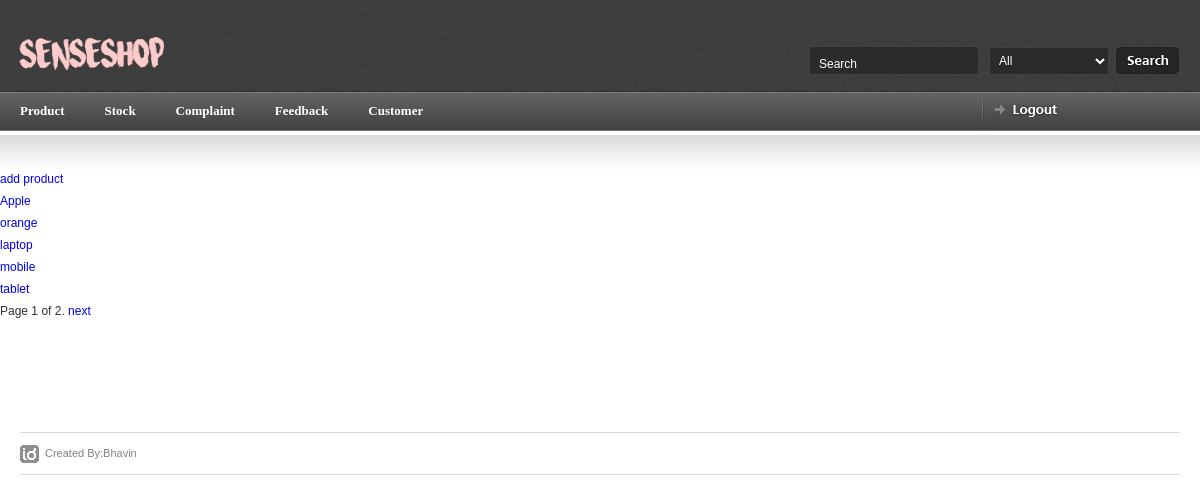
The page /myadmin/product/ (signed in) on the database its author committed.
### myadmin/models.py (models this page shows, shortened)
class product(models.Model):
    pro_name = models.CharField(max_length=250)
    au_id = models.DecimalField(max_digits=20,decimal_places=0)
    pro_price = models.DecimalField(max_digits=5, decimal_places=0)
    prodct_dec =models.CharField(max_length=1000)
    flag =models.DecimalField(max_digits=2,decimal_places=0)

### myadmin/views.py (the view)
# urls.py: url(r'^myadmin/product/$',b.ProductIndexView.as_view(),name='product'),
class ProductIndexView(generic.ListView):
    template_name = 'product.html'
    context_object_name = 'product'
    model = product
    paginate_by = 5
    def get_queryset(self):
        return product.objects.all()
    def dispatch(self,request ,*args, **kwargs):
        if request.session.has_key('myadmin'):
            a = 'hello'
        else:
            return redirect('index')
        return super(ProductIndexView, self).dispatch(request,*args, **kwargs)

### myadmin/templates/product.html (shortened to what this page needs)
{% load staticfiles %}
{% include 'article_start.html' %}
<a href="{% url 'product_add' %}">add product</a>
{% for pro in product %}
    <ul>
      <li><a href="{% url 'product_detail' pro.id %} ">{{ pro.pro_name }}</a></li>
    </ul>
{% endfor %}
    {% if is_paginated %}
        <div class="pagination">
            <span class="page-links">
                <span class="page-current">
                    Page {{ page_obj.number }} of {{ page_obj.paginator.num_pages }}.
                </span>
                {% if page_obj.has_next %}
                    <a href="{% url 'product' %}?page={{ page_obj.next_page_number }}">next</a>
                {% endif %}
            </span>
        </div>
    {% endif %}
 {% include 'article_close.html' %}

### myadmin/static/css/screen.css (style rules this page uses)
* { margin: 0; padding: 0; }
html, body { height: 100%; }
body { background: #fff; color: #393939; font-family: Arial; font-size: 0px; line-height: 0; }
a { outline: none; text-decoration: none; }

### rows shown on the page
product: pro_name "Apple"
product: pro_name "orange"
product: pro_name "laptop"
product: pro_name "mobile"
product: pro_name "tablet"

### other values the page prints
{{ page_obj.number }} "1"
{{ page_obj.paginator.num_pages }} "2"
